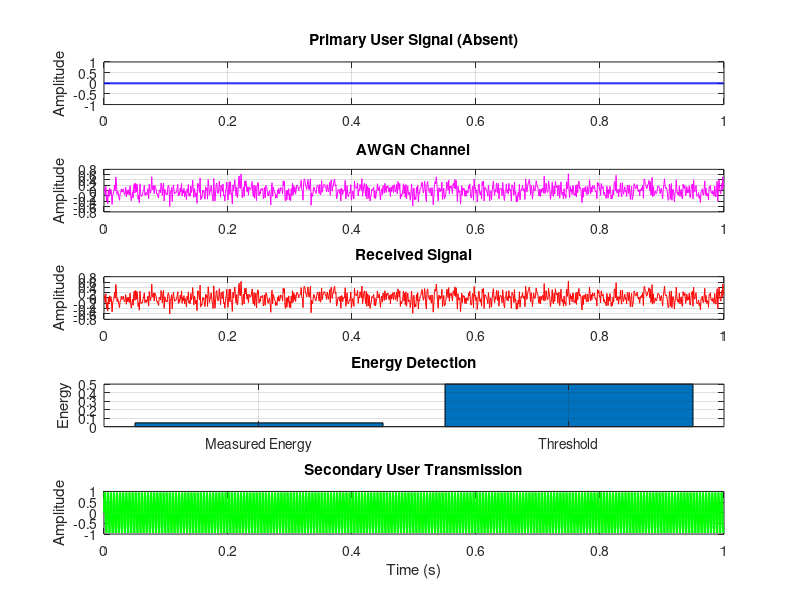
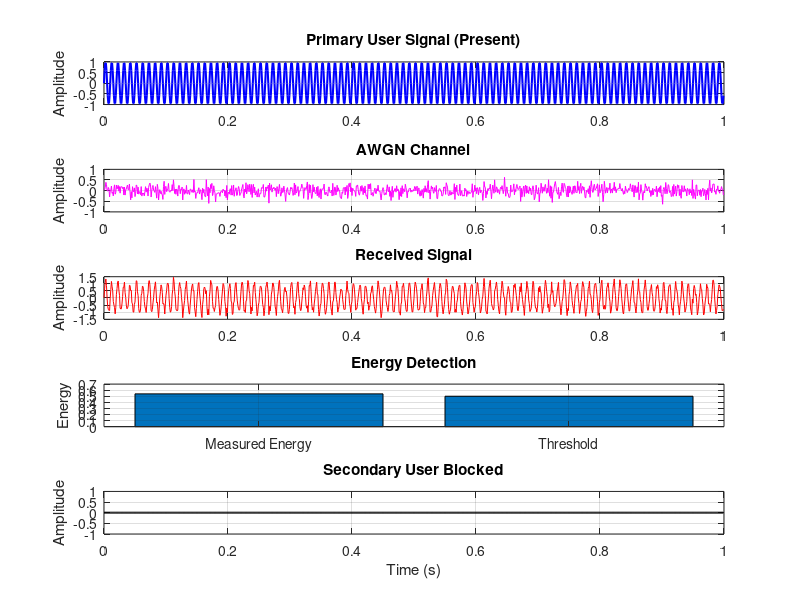
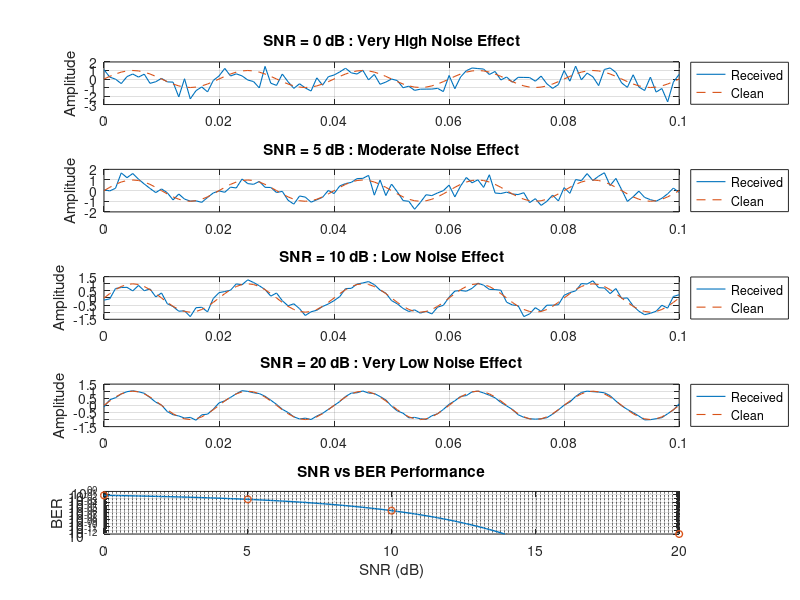

The MATLAB script that drew these images, in order:
clc;
clear;
close all;
fs = 1000;
fPrimary = 100;
fSecondary = 200;
N = 1000;
t = (0:N-1)/fs;
threshold = 0.5;
primarySignal1 = zeros(1,N);
noise1 = 0.2*randn(1,N);
receivedSignal1 = primarySignal1 + noise1;
energy1 = mean(receivedSignal1.^2)
if energy1 < threshold
    decision1 = 'CHANNEL FREE';
    secondarySignal1 = sin(2*pi*fSecondary*t);
else
    decision1 = 'CHANNEL OCCUPIED';
    secondarySignal1 = zeros(1,N);
end
primarySignal2 = sin(2*pi*fPrimary*t);
noise2 = 0.2*randn(1,N);
receivedSignal2 = primarySignal2 + noise2;
energy2 = mean(receivedSignal2.^2);
if energy2 > threshold
    decision2 = 'CHANNEL OCCUPIED';
    secondarySignal2 = zeros(1,N);
else
    decision2 = 'CHANNEL FREE';
    secondarySignal2 = sin(2*pi*fSecondary*t);
end
if energy1 < threshold
    disp('Secondary User : Spectrum Access Granted')
else
    disp('Secondary User : Spectrum Occupied')
end
if energy2 > threshold
    disp('Secondary User : Spectrum Occupied')
else
    disp('Secondary User : Spectrum Access Granted')
end
figure('Name','CASE 1 : Energy < Threshold','NumberTitle','off');
subplot(5,1,1)
plot(t,primarySignal1,'b','LineWidth',1.5)
grid on
title('Primary User Signal (Absent)')
ylabel('Amplitude')
subplot(5,1,2)
plot(t,noise1,'m')
grid on
title('AWGN Channel')
ylabel('Amplitude')
subplot(5,1,3)
plot(t,receivedSignal1,'r')
grid on
title('Received Signal')
ylabel('Amplitude')
subplot(5,1,4)
bar([energy1 threshold])
set(gca,'XTickLabel',{'Measured Energy','Threshold'})
grid on
title('Energy Detection')
ylabel('Energy')
subplot(5,1,5)
plot(t,secondarySignal1,'g','LineWidth',1.5)
grid on
title('Secondary User Transmission')
xlabel('Time (s)')
ylabel('Amplitude')
figure('Name','CASE 2 : Energy > Threshold','NumberTitle','off');
subplot(5,1,1)
plot(t,primarySignal2,'b','LineWidth',1.5)
grid on
title('Primary User Signal (Present)')
ylabel('Amplitude')
subplot(5,1,2)
plot(t,noise2,'m')
grid on
title('AWGN Channel')
ylabel('Amplitude')
subplot(5,1,3)
plot(t,receivedSignal2,'r')
grid on
title('Received Signal')
ylabel('Amplitude')
subplot(5,1,4)
bar([energy2 threshold])
set(gca,'XTickLabel',{'Measured Energy','Threshold'})
grid on
title('Energy Detection')
ylabel('Energy')
subplot(5,1,5)
plot(t,secondarySignal2,'k','LineWidth',1.5)
grid on
title('Secondary User Blocked')
xlabel('Time (s)')
ylabel('Amplitude')
selectedSNR = [0 5 10 20];
tBER = 0:1/1000:0.1;
cleanSignal = sin(2*pi*50*tBER);
signalPower = mean(cleanSignal.^2);
figure('Name','SNR Noise and BER Analysis','NumberTitle','off');
for i = 1:length(selectedSNR)
    snrLinear = 10^(selectedSNR(i)/10);
    noisePower = signalPower/snrLinear;
    noise = sqrt(noisePower)*randn(size(cleanSignal));
    received = cleanSignal + noise;
    subplot(5,1,i)
    plot(tBER,received,'LineWidth',0.8)
    hold on
    plot(tBER,cleanSignal,'--','LineWidth',0.8)
    grid on
    ylabel('Amplitude')
    if selectedSNR(i) == 0
        title('SNR = 0 dB : Very High Noise Effect')
    elseif selectedSNR(i) == 5
        title('SNR = 5 dB : Moderate Noise Effect')
    elseif selectedSNR(i) == 10
        title('SNR = 10 dB : Low Noise Effect')
    else                                                                                                                                                                                                                                        
        title('SNR = 20 dB : Very Low Noise Effect')
    end
    legend('Received','Clean','Location','eastoutside')
    hold off
end
SNRdB = 0:0.1:20;
SNRlinear = 10.^(SNRdB/10);
BER = 0.5*erfc(sqrt(SNRlinear));
importantSNR = [0 5 10 20];
importantBER = 0.5*erfc(sqrt(10.^(importantSNR/10)));
importantBER(importantBER < 1e-12) = 1e-12;
subplot(5,1,5)
semilogy(SNRdB,BER,'LineWidth',1)
hold on
semilogy(importantSNR,importantBER, 'o','MarkerSize',5,'LineWidth',1)
grid on
grid minor
xlabel('SNR (dB)')
ylabel('BER')
title('SNR vs BER Performance')
xlim([0 20])
ylim([1e-12 1])
xticks([0 5 10 15 20])
hold off
